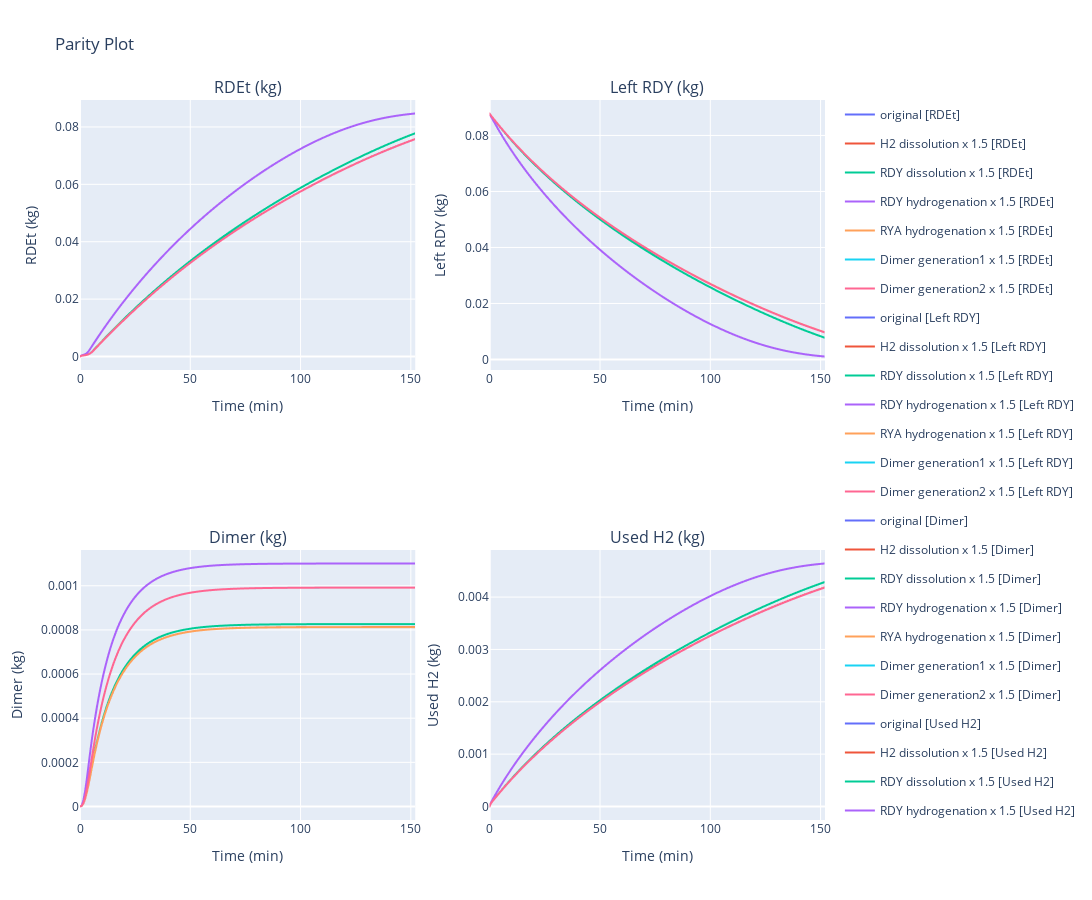

Write notebook code for a chart like this one.
### Code cell
# plot RDEt mass profiles under varied mechanistic parameters
operation_params = {
    ('Initial_Mass_Solid', 'solid_feedstock', None, None, 'RDY'):   0.08784,
    ('Temperature', None, None, None, None):                        20,
    ('Pressure', None, None, None, None):                           10,
    ('Batch_Time', None, None, None, None):                         152,
}
varied_mechanistic_params = {
    "original": None,
    "H2 dissolution": ("Gas-Liquid_Volumetric_Mass_Transfer_Coefficient", "gas_flow", "batch_stream", None, "H2"),
    "RDY dissolution": ("Solid-Liquid_Volumetric_Mass_Transfer_Coefficient", "solid_feedstock", "batch_stream", None, "RDY"),
    "RDY hydrogenation": ("Referenced_Reaction_Rate_Constant", None, "batch_stream", "RDY + 2 cat-H > RYE + cat2", None),
    "RYA hydrogenation": ("Referenced_Reaction_Rate_Constant", None, "batch_stream", "RYA + 2 cat-H > REA + cat2", None),
    "Dimer generation1": ("Referenced_Reaction_Rate_Constant", None, "batch_stream", "RYE + catX-RDEt > dimer + catX", None),
    "Dimer generation2": ("Referenced_Reaction_Rate_Constant", None, "batch_stream", "REA + catX-RDEt > 2 H2 + dimer + catX", None),
}
hydrogenation.plot_sensitivity_analysis(varied_mechanistic_params, operation_params)

### Figure 1 — Plotly figure (JSON) as saved in the notebook; plotly's stock layout.template omitted (floating-point values rounded to 4 significant figures; data arrays with more than 128 entries replaced by an {"elided": "..."} marker saying what was removed)
{"data": [{"hovertemplate": "Label=original [RDEt]<br>Time (min)=%{x}<br>RDEt (kg)=%{y}<extra></extra>", "legendgroup": "original [RDEt]", "line": {"color": "#636efa", "dash": "solid"}, "marker": {"symbol": "circle"}, "mode": "lines", "name": "original [RDEt]", "showlegend": true, "type": "scattergl", "x": {"elided": "201 float values"}, "xaxis": "x", "y": {"elided": "201 float values"}, "yaxis": "y"}, {"hovertemplate": "Label=H2 dissolution x 1.5 [RDEt]<br>Time (min)=%{x}<br>RDEt (kg)=%{y}<extra></extra>", "legendgroup": "H2 dissolution x 1.5 [RDEt]", "line": {"color": "#EF553B", "dash": "solid"}, "marker": {"symbol": "circle"}, "mode": "lines", "name": "H2 dissolution x 1.5 [RDEt]", "showlegend": true, "type": "scattergl", "x": {"elided": "201 float values"}, "xaxis": "x", "y": {"elided": "201 float values"}, "yaxis": "y"}, {"hovertemplate": "Label=RDY dissolution x 1.5 [RDEt]<br>Time (min)=%{x}<br>RDEt (kg)=%{y}<extra></extra>", "legendgroup": "RDY dissolution x 1.5 [RDEt]", "line": {"color": "#00cc96", "dash": "solid"}, "marker": {"symbol": "circle"}, "mode": "lines", "name": "RDY dissolution x 1.5 [RDEt]", "showlegend": true, "type": "scattergl", "x": {"elided": "201 float values"}, "xaxis": "x", "y": {"elided": "201 float values"}, "yaxis": "y"}, {"hovertemplate": "Label=RDY hydrogenation x 1.5 [RDEt]<br>Time (min)=%{x}<br>RDEt (kg)=%{y}<extra></extra>", "legendgroup": "RDY hydrogenation x 1.5 [RDEt]", "line": {"color": "#ab63fa", "dash": "solid"}, "marker": {"symbol": "circle"}, "mode": "lines", "name": "RDY hydrogenation x 1.5 [RDEt]", "showlegend": true, "type": "scattergl", "x": {"elided": "201 float values"}, "xaxis": "x", "y": {"elided": "201 float values"}, "yaxis": "y"}, {"hovertemplate": "Label=RYA hydrogenation x 1.5 [RDEt]<br>Time (min)=%{x}<br>RDEt (kg)=%{y}<extra></extra>", "legendgroup": "RYA hydrogenation x 1.5 [RDEt]", "line": {"color": "#FFA15A", "dash": "solid"}, "marker": {"symbol": "circle"}, "mode": "lines", "name": "RYA hydrogenation x 1.5 [RDEt]", "showlegend": true, "type": "scattergl", "x": {"elided": "201 float values"}, "xaxis": "x", "y": {"elided": "201 float values"}, "yaxis": "y"}, {"hovertemplate": "Label=Dimer generation1 x 1.5 [RDEt]<br>Time (min)=%{x}<br>RDEt (kg)=%{y}<extra></extra>", "legendgroup": "Dimer generation1 x 1.5 [RDEt]", "line": {"color": "#19d3f3", "dash": "solid"}, "marker": {"symbol": "circle"}, "mode": "lines", "name": "Dimer generation1 x 1.5 [RDEt]", "showlegend": true, "type": "scattergl", "x": {"elided": "201 float values"}, "xaxis": "x", "y": {"elided": "201 float values"}, "yaxis": "y"}, {"hovertemplate": "Label=Dimer generation2 x 1.5 [RDEt]<br>Time (min)=%{x}<br>RDEt (kg)=%{y}<extra></extra>", "legendgroup": "Dimer generation2 x 1.5 [RDEt]", "line": {"color": "#FF6692", "dash": "solid"}, "marker": {"symbol": "circle"}, "mode": "lines", "name": "Dimer generation2 x 1.5 [RDEt]", "showlegend": true, "type": "scattergl", "x": {"elided": "201 float values"}, "xaxis": "x", "y": {"elided": "201 float values"}, "yaxis": "y"}, {"hovertemplate": "Label=original [Left RDY]<br>Time (min)=%{x}<br>Left RDY (kg)=%{y}<extra></extra>", "legendgroup": "original [Left RDY]", "line": {"color": "#636efa", "dash": "solid"}, "marker": {"symbol": "circle"}, "mode": "lines", "name": "original [Left RDY]", "showlegend": true, "type": "scattergl", "x": {"elided": "201 float values"}, "xaxis": "x2", "y": {"elided": "201 float values"}, "yaxis": "y2"}, {"hovertemplate": "Label=H2 dissolution x 1.5 [Left RDY]<br>Time (min)=%{x}<br>Left RDY (kg)=%{y}<extra></extra>", "legendgroup": "H2 dissolution x 1.5 [Left RDY]", "line": {"color": "#EF553B", "dash": "solid"}, "marker": {"symbol": "circle"}, "mode": "lines", "name": "H2 dissolution x 1.5 [Left RDY]", "showlegend": true, "type": "scattergl", "x": {"elided": "201 float values"}, "xaxis": "x2", "y": {"elided": "201 float values"}, "yaxis": "y2"}, {"hovertemplate": "Label=RDY dissolution x 1.5 [Left RDY]<br>Time (min)=%{x}<br>Left RDY (kg)=%{y}<extra></extra>", "legendgroup": "RDY dissolution x 1.5 [Left RDY]", "line": {"color": "#00cc96", "dash": "solid"}, "marker": {"symbol": "circle"}, "mode": "lines", "name": "RDY dissolution x 1.5 [Left RDY]", "showlegend": true, "type": "scattergl", "x": {"elided": "201 float values"}, "xaxis": "x2", "y": {"elided": "201 float values"}, "yaxis": "y2"}, {"hovertemplate": "Label=RDY hydrogenation x 1.5 [Left RDY]<br>Time (min)=%{x}<br>Left RDY (kg)=%{y}<extra></extra>", "legendgroup": "RDY hydrogenation x 1.5 [Left RDY]", "line": {"color": "#ab63fa", "dash": "solid"}, "marker": {"symbol": "circle"}, "mode": "lines", "name": "RDY hydrogenation x 1.5 [Left RDY]", "showlegend": true, "type": "scattergl", "x": {"elided": "201 float values"}, "xaxis": "x2", "y": {"elided": "201 float values"}, "yaxis": "y2"}, {"hovertemplate": "Label=RYA hydrogenation x 1.5 [Left RDY]<br>Time (min)=%{x}<br>Left RDY (kg)=%{y}<extra></extra>", "legendgroup": "RYA hydrogenation x 1.5 [Left RDY]", "line": {"color": "#FFA15A", "dash": "solid"}, "marker": {"symbol": "circle"}, "mode": "lines", "name": "RYA hydrogenation x 1.5 [Left RDY]", "showlegend": true, "type": "scattergl", "x": {"elided": "201 float values"}, "xaxis": "x2", "y": {"elided": "201 float values"}, "yaxis": "y2"}, {"hovertemplate": "Label=Dimer generation1 x 1.5 [Left RDY]<br>Time (min)=%{x}<br>Left RDY (kg)=%{y}<extra></extra>", "legendgroup": "Dimer generation1 x 1.5 [Left RDY]", "line": {"color": "#19d3f3", "dash": "solid"}, "marker": {"symbol": "circle"}, "mode": "lines", "name": "Dimer generation1 x 1.5 [Left RDY]", "showlegend": true, "type": "scattergl", "x": {"elided": "201 float values"}, "xaxis": "x2", "y": {"elided": "201 float values"}, "yaxis": "y2"}, {"hovertemplate": "Label=Dimer generation2 x 1.5 [Left RDY]<br>Time (min)=%{x}<br>Left RDY (kg)=%{y}<extra></extra>", "legendgroup": "Dimer generation2 x 1.5 [Left RDY]", "line": {"color": "#FF6692", "dash": "solid"}, "marker": {"symbol": "circle"}, "mode": "lines", "name": "Dimer generation2 x 1.5 [Left RDY]", "showlegend": true, "type": "scattergl", "x": {"elided": "201 float values"}, "xaxis": "x2", "y": {"elided": "201 float values"}, "yaxis": "y2"}, {"hovertemplate": "Label=original [Dimer]<br>Time (min)=%{x}<br>Dimer (kg)=%{y}<extra></extra>", "legendgroup": "original [Dimer]", "line": {"color": "#636efa", "dash": "solid"}, "marker": {"symbol": "circle"}, "mode": "lines", "name": "original [Dimer]", "showlegend": true, "type": "scattergl", "x": {"elided": "201 float values"}, "xaxis": "x3", "y": {"elided": "201 float values"}, "yaxis": "y3"}, {"hovertemplate": "Label=H2 dissolution x 1.5 [Dimer]<br>Time (min)=%{x}<br>Dimer (kg)=%{y}<extra></extra>", "legendgroup": "H2 dissolution x 1.5 [Dimer]", "line": {"color": "#EF553B", "dash": "solid"}, "marker": {"symbol": "circle"}, "mode": "lines", "name": "H2 dissolution x 1.5 [Dimer]", "showlegend": true, "type": "scattergl", "x": {"elided": "201 float values"}, "xaxis": "x3", "y": {"elided": "201 float values"}, "yaxis": "y3"}, {"hovertemplate": "Label=RDY dissolution x 1.5 [Dimer]<br>Time (min)=%{x}<br>Dimer (kg)=%{y}<extra></extra>", "legendgroup": "RDY dissolution x 1.5 [Dimer]", "line": {"color": "#00cc96", "dash": "solid"}, "marker": {"symbol": "circle"}, "mode": "lines", "name": "RDY dissolution x 1.5 [Dimer]", "showlegend": true, "type": "scattergl", "x": {"elided": "201 float values"}, "xaxis": "x3", "y": {"elided": "201 float values"}, "yaxis": "y3"}, {"hovertemplate": "Label=RDY hydrogenation x 1.5 [Dimer]<br>Time (min)=%{x}<br>Dimer (kg)=%{y}<extra></extra>", "legendgroup": "RDY hydrogenation x 1.5 [Dimer]", "line": {"color": "#ab63fa", "dash": "solid"}, "marker": {"symbol": "circle"}, "mode": "lines", "name": "RDY hydrogenation x 1.5 [Dimer]", "showlegend": true, "type": "scattergl", "x": {"elided": "201 float values"}, "xaxis": "x3", "y": {"elided": "201 float values"}, "yaxis": "y3"}, {"hovertemplate": "Label=RYA hydrogenation x 1.5 [Dimer]<br>Time (min)=%{x}<br>Dimer (kg)=%{y}<extra></extra>", "legendgroup": "RYA hydrogenation x 1.5 [Dimer]", "line": {"color": "#FFA15A", "dash": "solid"}, "marker": {"symbol": "circle"}, "mode": "lines", "name": "RYA hydrogenation x 1.5 [Dimer]", "showlegend": true, "type": "scattergl", "x": {"elided": "201 float values"}, "xaxis": "x3", "y": {"elided": "201 float values"}, "yaxis": "y3"}, {"hovertemplate": "Label=Dimer generation1 x 1.5 [Dimer]<br>Time (min)=%{x}<br>Dimer (kg)=%{y}<extra></extra>", "legendgroup": "Dimer generation1 x 1.5 [Dimer]", "line": {"color": "#19d3f3", "dash": "solid"}, "marker": {"symbol": "circle"}, "mode": "lines", "name": "Dimer generation1 x 1.5 [Dimer]", "showlegend": true, "type": "scattergl", "x": {"elided": "201 float values"}, "xaxis": "x3", "y": {"elided": "201 float values"}, "yaxis": "y3"}, {"hovertemplate": "Label=Dimer generation2 x 1.5 [Dimer]<br>Time (min)=%{x}<br>Dimer (kg)=%{y}<extra></extra>", "legendgroup": "Dimer generation2 x 1.5 [Dimer]", "line": {"color": "#FF6692", "dash": "solid"}, "marker": {"symbol": "circle"}, "mode": "lines", "name": "Dimer generation2 x 1.5 [Dimer]", "showlegend": true, "type": "scattergl", "x": {"elided": "201 float values"}, "xaxis": "x3", "y": {"elided": "201 float values"}, "yaxis": "y3"}, {"hovertemplate": "Label=original [Used H2]<br>Time (min)=%{x}<br>Used H2 (kg)=%{y}<extra></extra>", "legendgroup": "original [Used H2]", "line": {"color": "#636efa", "dash": "solid"}, "marker": {"symbol": "circle"}, "mode": "lines", "name": "original [Used H2]", "showlegend": true, "type": "scattergl", "x": {"elided": "201 float values"}, "xaxis": "x4", "y": {"elided": "201 float values"}, "yaxis": "y4"}, {"hovertemplate": "Label=H2 dissolution x 1.5 [Used H2]<br>Time (min)=%{x}<br>Used H2 (kg)=%{y}<extra></extra>", "legendgroup": "H2 dissolution x 1.5 [Used H2]", "line": {"color": "#EF553B", "dash": "solid"}, "marker": {"symbol": "circle"}, "mode": "lines", "name": "H2 dissolution x 1.5 [Used H2]", "showlegend": true, "type": "scattergl", "x": {"elided": "201 float values"}, "xaxis": "x4", "y": {"elided": "201 float values"}, "yaxis": "y4"}, {"hovertemplate": "Label=RDY dissolution x 1.5 [Used H2]<br>Time (min)=%{x}<br>Used H2 (kg)=%{y}<extra></extra>", "legendgroup": "RDY dissolution x 1.5 [Used H2]", "line": {"color": "#00cc96", "dash": "solid"}, "marker": {"symbol": "circle"}, "mode": "lines", "name": "RDY dissolution x 1.5 [Used H2]", "showlegend": true, "type": "scattergl", "x": {"elided": "201 float values"}, "xaxis": "x4", "y": {"elided": "201 float values"}, "yaxis": "y4"}, {"hovertemplate": "Label=RDY hydrogenation x 1.5 [Used H2]<br>Time (min)=%{x}<br>Used H2 (kg)=%{y}<extra></extra>", "legendgroup": "RDY hydrogenation x 1.5 [Used H2]", "line": {"color": "#ab63fa", "dash": "solid"}, "marker": {"symbol": "circle"}, "mode": "lines", "name": "RDY hydrogenation x 1.5 [Used H2]", "showlegend": true, "type": "scattergl", "x": {"elided": "201 float values"}, "xaxis": "x4", "y": {"elided": "201 float values"}, "yaxis": "y4"}, {"hovertemplate": "Label=RYA hydrogenation x 1.5 [Used H2]<br>Time (min)=%{x}<br>Used H2 (kg)=%{y}<extra></extra>", "legendgroup": "RYA hydrogenation x 1.5 [Used H2]", "line": {"color": "#FFA15A", "dash": "solid"}, "marker": {"symbol": "circle"}, "mode": "lines", "name": "RYA hydrogenation x 1.5 [Used H2]", "showlegend": true, "type": "scattergl", "x": {"elided": "201 float values"}, "xaxis": "x4", "y": {"elided": "201 float values"}, "yaxis": "y4"}, {"hovertemplate": "Label=Dimer generation1 x 1.5 [Used H2]<br>Time (min)=%{x}<br>Used H2 (kg)=%{y}<extra></extra>", "legendgroup": "Dimer generation1 x 1.5 [Used H2]", "line": {"color": "#19d3f3", "dash": "solid"}, "marker": {"symbol": "circle"}, "mode": "lines", "name": "Dimer generation1 x 1.5 [Used H2]", "showlegend": true, "type": "scattergl", "x": {"elided": "201 float values"}, "xaxis": "x4", "y": {"elided": "201 float values"}, "yaxis": "y4"}, {"hovertemplate": "Label=Dimer generation2 x 1.5 [Used H2]<br>Time (min)=%{x}<br>Used H2 (kg)=%{y}<extra></extra>", "legendgroup": "Dimer generation2 x 1.5 [Used H2]", "line": {"color": "#FF6692", "dash": "solid"}, "marker": {"symbol": "circle"}, "mode": "lines", "name": "Dimer generation2 x 1.5 [Used H2]", "showlegend": true, "type": "scattergl", "x": {"elided": "201 float values"}, "xaxis": "x4", "y": {"elided": "201 float values"}, "yaxis": "y4"}], "layout": {"annotations": [{"font": {"size": 16}, "showarrow": false, "text": "RDEt (kg)", "x": 0.225, "xanchor": "center", "xref": "paper", "y": 1, "yanchor": "bottom", "yref": "paper"}, {"font": {"size": 16}, "showarrow": false, "text": "Left RDY (kg)", "x": 0.775, "xanchor": "center", "xref": "paper", "y": 1, "yanchor": "bottom", "yref": "paper"}, {"font": {"size": 16}, "showarrow": false, "text": "Dimer (kg)", "x": 0.225, "xanchor": "center", "xref": "paper", "y": 0.375, "yanchor": "bottom", "yref": "paper"}, {"font": {"size": 16}, "showarrow": false, "text": "Used H2 (kg)", "x": 0.775, "xanchor": "center", "xref": "paper", "y": 0.375, "yanchor": "bottom", "yref": "paper"}], "height": 900, "title": {"text": "Parity Plot"}, "width": 1200, "xaxis": {"anchor": "y", "domain": [0, 0.45], "title": {"text": "Time (min)"}}, "xaxis2": {"anchor": "y2", "domain": [0.55, 1], "title": {"text": "Time (min)"}}, "xaxis3": {"anchor": "y3", "domain": [0, 0.45], "title": {"text": "Time (min)"}}, "xaxis4": {"anchor": "y4", "domain": [0.55, 1], "title": {"text": "Time (min)"}}, "yaxis": {"anchor": "x", "domain": [0.625, 1], "title": {"text": "RDEt (kg)"}}, "yaxis2": {"anchor": "x2", "domain": [0.625, 1], "title": {"text": "Left RDY (kg)"}}, "yaxis3": {"anchor": "x3", "domain": [0, 0.375], "title": {"text": "Dimer (kg)"}}, "yaxis4": {"anchor": "x4", "domain": [0, 0.375], "title": {"text": "Used H2 (kg)"}}}}
